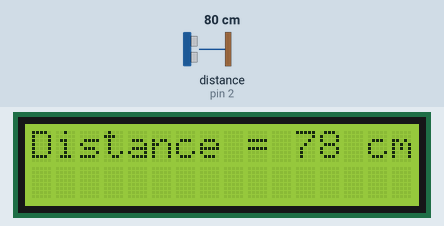
Simulated run of this sketch. Board: Arduino Uno, built with avr-gcc and run on an emulated ATmega328P. Parts: 16×2 character LCD. Wiring (inferred from the names in the program): ultrasonic range finder: trigger pin 3; echo pin 2. The inputs (shaded band) are chosen by the test bench; at power-on: distance to the obstacle (sensor on pin 2) 80 cm. The echo pulse lasts 58.3 µs per cm.

Above: at 1.2 s.
1.3 s: distance to the obstacle (sensor on pin 2) set to 2 cm
At 2.4 s:
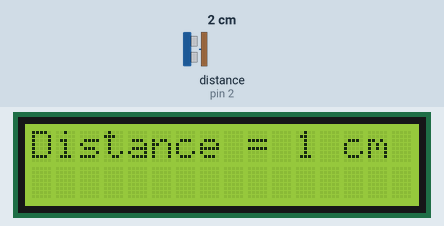
2.8 s: distance to the obstacle (sensor on pin 2) set to 4 cm
At 3.9 s:
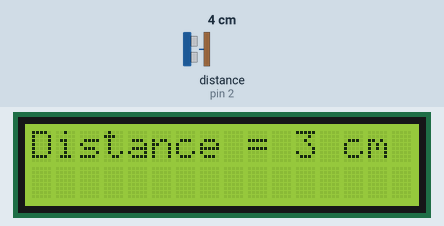
4.4 s: distance to the obstacle (sensor on pin 2) set to 9 cm
At 5.1 s:
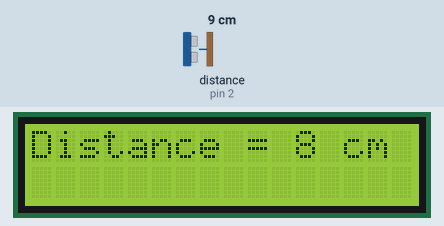
Timing chart, 0 to 7.4 s (numbered marks = the images above; inputs shaded):
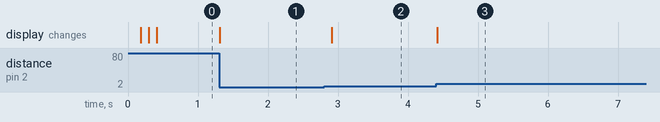

Measured:
- after the input at 1.3 s, the display: changes at once (image 1)
- after the input at 2.8 s, the display: changes after 0.11 s (image 2)
- after the input at 4.4 s, the display: changes at once (image 3)

The sketch:

nano_distance_i2c.ino
```cpp
#include <LiquidCrystal_I2C.h>
#include <Wire.h>
#define echoPin 2 //Digital Pins
#define trigPin 3

// defines variables
long duration;
int distance;
LiquidCrystal_I2C lcd = LiquidCrystal_I2C(0x27, 16, 2);
void setup() {
  pinMode(trigPin, OUTPUT);
  pinMode(echoPin, INPUT);
  lcd.init();
  lcd.backlight();
  lcd.setCursor(0,0);
  lcd.print("Distance = ");
}
void loop() {
  delay(100);
  digitalWrite(trigPin, LOW);
  delayMicroseconds(2);
  digitalWrite(trigPin, HIGH);
  delayMicroseconds(10);
  digitalWrite(trigPin, LOW);
  duration = pulseIn(echoPin, HIGH);
  distance = duration * 0.034 / 2;
  lcd.setCursor(11,0);
  lcd.print(distance);
  lcd.print(" cm  ");
}
```
